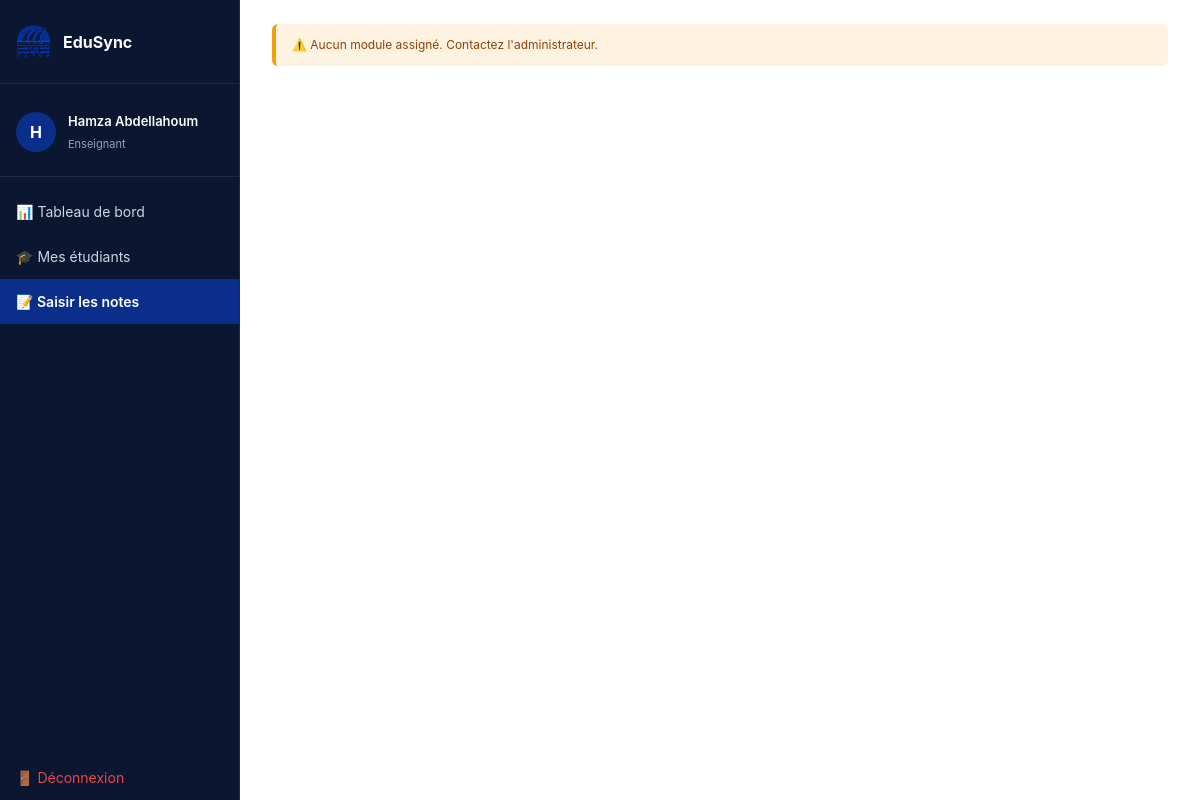
Page /teacher/notes.php (signed in) on the earlier database version.
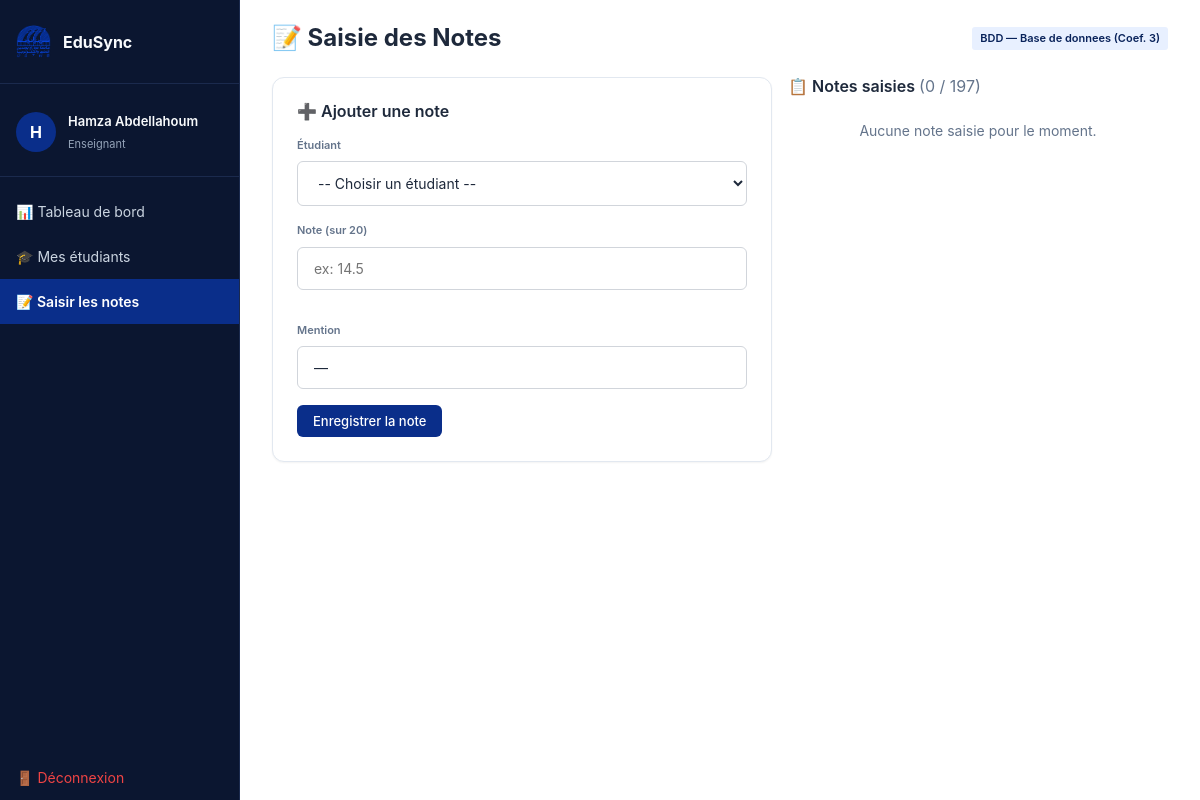
Same page on the later database version.
### tables this page shows
CREATE TABLE IF NOT EXISTS modules (
    id          INT AUTO_INCREMENT PRIMARY KEY,
    code          VARCHAR(20) NOT NULL UNIQUE,
    title       VARCHAR(150) NOT NULL,
    coefficient   INT NOT NULL DEFAULT 1,
    teacher_id  INT NOT NULL,         
    FOREIGN KEY (teacher_id) REFERENCES teachers(id)
        ON DELETE CASCADE
);

### teacher/notes.php (the view, shortened to what this page needs)
<?php
require_once '../config/db.php';
$teacher_id = $_SESSION['user_id'];
$stmt = $pdo->prepare("
    SELECT id, code, title, coefficient FROM modules WHERE teacher_id = ?
");
$stmt->execute([$teacher_id]);
$module = $stmt->fetch();
if (!$module) {
    require_once '../includes/teacher_header.php';
    echo '<div class="alert amber">
            ⚠️ Aucun module assigné. Contactez l\'administrateur.
          </div>';
    require_once '../includes/teacher_footer.php';
    exit;
}
$mode    = 'add';
$editing_note = null;
$ungraded = $pdo->prepare("
    SELECT s.id, s.student_number, s.first_name, s.last_name
    FROM students s
    WHERE s.id NOT IN (
        SELECT student_id FROM notes WHERE module_id = ?
    )
    ORDER BY s.last_name ASC
");
$ungraded->execute([$module['id']]);
$ungraded = $ungraded->fetchAll();
$graded = $pdo->prepare("
    SELECT n.id AS note_id, n.grade,
           s.student_number, s.first_name, s.last_name
    FROM notes n
    JOIN students s ON n.student_id = s.id
    WHERE n.module_id = ?
    ORDER BY s.last_name ASC
");
$graded->execute([$module['id']]);
$graded = $graded->fetchAll();
require_once '../includes/teacher_header.php';
?>
<div class="page-header">
    <h1>📝 Saisie des Notes</h1>
    <span class="badge blue text-xs px-md py-sm">
        <?= htmlspecialchars($module['code'].' — '.$module['title']) ?>
        (Coef. <?= $module['coefficient'] ?>)
    </span>
</div>
<div class="dashboard-grid">
    <div class="card">
        <?php if ($mode === 'edit' && $editing_note): ?>
            <h3>✏️ Modifier la note de
                <?= htmlspecialchars($editing_note['first_name'].' '.$editing_note['last_name']) ?>
            </h3>
            <p class="text-secondary text-xs mb-lg">
                Matricule : <?= htmlspecialchars($editing_note['student_number']) ?>
            </p>
            <form method="POST" action="">
                <input type="hidden" name="form_mode" value="edit">
                <input type="hidden" name="note_id"
                       value="<?= $editing_note['id'] ?>">
                <div class="form-row">
                    <div class="form-group">
                        <label>Note (sur 20)</label>
                        <input type="number" name="grade"
                               id="grade_input"
                               value="<?= htmlspecialchars($editing_note['grade']) ?>"
                               min="0" max="20" step="0.25">
                    </div>
                    <div class="form-group">
                        <label>Mention</label>
                        <input type="text" id="mention_display"
                               disabled class="bg-secondary">
                    </div>
                </div>
                <div class="flex gap-md">
                    <button type="submit" class="btn btn-primary">
                        Enregistrer
                    </button>
                    <a href="notes.php" class="btn btn-secondary">
                        Annuler
                    </a>
                </div>
            </form>
        <?php else: ?>
            <h3>➕ Ajouter une note</h3>
            <?php if (empty($ungraded)): ?>
            <p class="text-success text-md text-center py-md">
                ✅ Tous les étudiants ont été notés !
                </p>
            <?php else: ?>
            <form method="POST" action="">
                <div class="form-group">
                    <label>Étudiant</label>
                    <select name="student_id">
                        <option value="">-- Choisir un étudiant --</option>
                    </select>
                </div>
                <div class="form-row">
                    <div class="form-group">
                        <label>Note (sur 20)</label>
                        <input type="number" name="grade"
                               id="grade_input"
                               value="<?= htmlspecialchars($_POST['grade'] ?? '') ?>"
                               min="0" max="20" step="0.25"
                               placeholder="ex: 14.5">
                    </div>
                    <div class="form-group">
                        <label>Mention</label>
                        <input type="text" id="mention_display"
                               disabled class="bg-secondary"
                               placeholder="Entrez une note...">
                    </div>
                </div>
                <button type="submit" class="btn btn-primary">
                    Enregistrer la note
                </button>
            </form>
            <?php endif; ?>
        <?php endif; ?>
    </div>
    <div class="teachers-card">
        <h3>📋 Notes saisies
            <span class="font-normal text-xs text-secondary">
                (<?= count($graded) ?> / <?= count($graded) + count($ungraded) ?>)
            </span>
        </h3>
        <?php if (empty($graded)): ?>
            <p class="empty-state text-secondary mb-0">
                Aucune note saisie pour le moment.
            </p>
        <?php endif; ?>
    </div>
</div>
<?php require_once '../includes/teacher_footer.php'; ?>

Differences in the rows shown:
added modules: code+title "BDD — Base de donnees", coefficient "3"
Other differences:
form field student_id: (not shown) → "-- Choisir un étudiant --"
form field value: (not shown) → "—"
count($graded): (not shown) → "0"
count($graded) + count($ungraded): (not shown) → "197"
text no longer shown: "⚠️ Aucun module assigné. Contactez l ' administrateur."
text now shown: "📝 Saisie des Notes (Coef. ) ➕ Ajouter une note Étudiant Note (sur 20) Mention Enregistrer la note 📋 Notes saisies ( / ) Aucune note saisie pour le moment."
